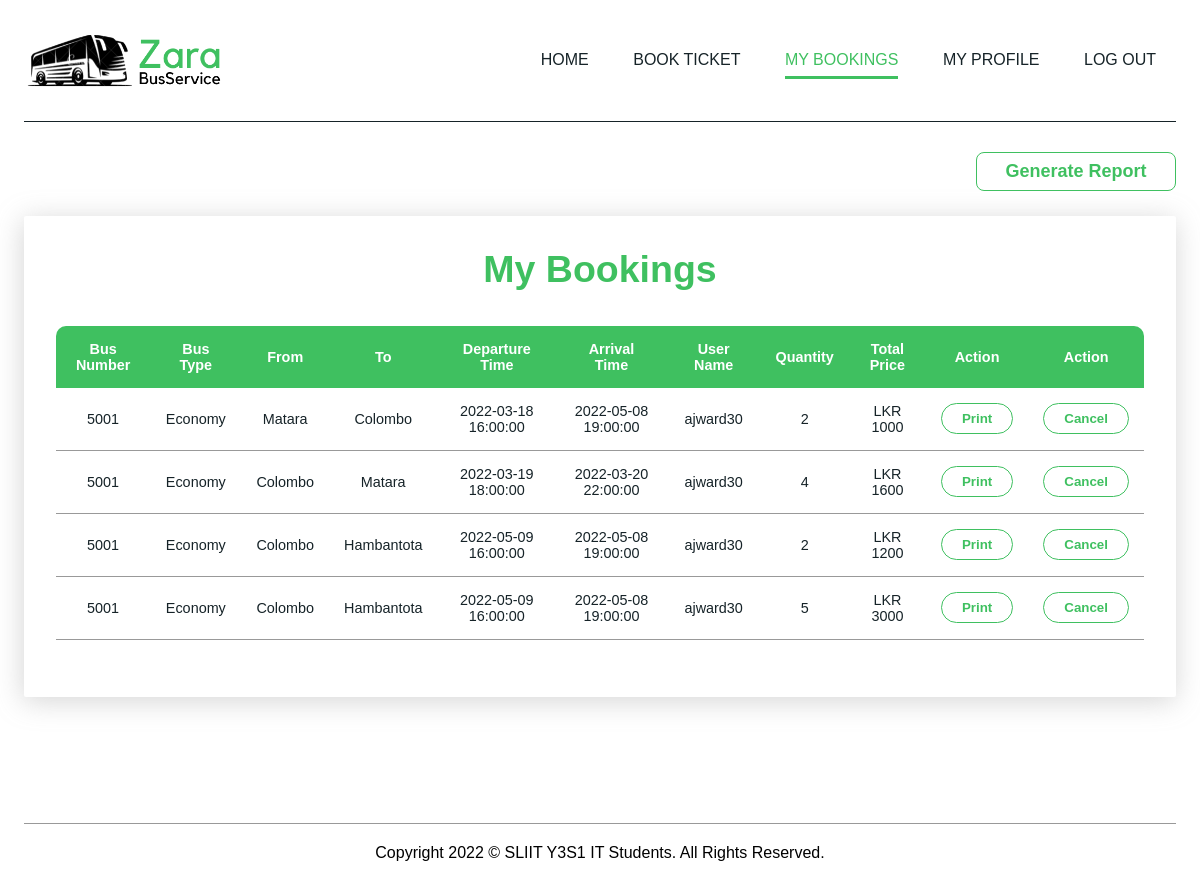
Page /UserManagement/myBooking.php (signed in) on the committed database.
### tables this page shows
CREATE TABLE `user` (
  `id` int(128) NOT NULL,
  `firstname` varchar(128) NOT NULL,
  `lastname` varchar(128) NOT NULL,
  `username` varchar(128) NOT NULL,
  `email` varchar(128) NOT NULL,
  `gender` varchar(12) DEFAULT NULL,
  `dob` varchar(12) DEFAULT NULL,
  `password` varchar(128) NOT NULL
);

CREATE TABLE `booked` (
  `id` int(30) NOT NULL,
  `schedule_id` int(30) NOT NULL,
  `ref_no` text NOT NULL DEFAULT current_timestamp(),
  `name` varchar(250) NOT NULL,
  `qty` int(11) NOT NULL,
  `status` tinyint(1) DEFAULT 1 COMMENT '1=Paid, 0- Unpaid',
  `date_updated` datetime NOT NULL DEFAULT current_timestamp() ON UPDATE current_timestamp()
);

CREATE TABLE `bus` (
  `id` int(30) NOT NULL,
  `name` varchar(250) NOT NULL,
  `bus_number` varchar(50) NOT NULL,
  `status` tinyint(1) NOT NULL DEFAULT 1 COMMENT '0 = inactive, 1 = active',
  `date_updated` datetime NOT NULL DEFAULT current_timestamp() ON UPDATE current_timestamp()
);

CREATE TABLE `schedule_list` (
  `id` int(30) NOT NULL,
  `bus_id` int(30) NOT NULL,
  `from_location` int(30) NOT NULL,
  `to_location` int(30) NOT NULL,
  `departure_time` datetime NOT NULL,
  `eta` datetime NOT NULL,
  `status` tinyint(4) NOT NULL DEFAULT 1,
  `availability` int(11) NOT NULL,
  `price` text NOT NULL,
  `date_updated` timestamp NOT NULL DEFAULT current_timestamp() ON UPDATE current_timestamp()
);

### UserManagement/myBooking.php (the view, shortened to what this page needs)
<?php
    include("./includes/config.php");
?>
<!DOCTYPE html>
<html>
<head>
    <link rel="stylesheet" href="css/myBooking.css">
    <link rel="stylesheet" href="https://maxst.icons8.com/vue-static/landings/line-awesome/line-awesome/1.3.0/css/line-awesome.min.css">
</head>
<body>
    <div class="header">
        <div class="navbar">
            <img src="images/logob.png" class="logo">
            <nav>
                <ul>
                    <li><a href="userDashboard.php">Home</a></li>
                    <li><a href="bookTicket.php">Book Ticket</a></li>
                    <li><a class="active" href="#">My Bookings</a></li>
                    <li><a href="userProfile.php">My Profile</a></li>
                    <li><a href="./includes/logout.php">Log Out</a></li>
                </ul>
            </nav>
        </div>
        <hr>
        <div class="container-report">
            <form action="generateReport.php" method="get" target="_blank">
                <?php
                    $currentUser = $_SESSION['username'];
                    $sql = "SELECT * FROM user WHERE username = '$currentUser'";
                    $gotResults = mysqli_query($conn, $sql);
                    if ($gotResults) {
                        if (mysqli_num_rows($gotResults) > 0) {
                            while ($row = mysqli_fetch_array($gotResults)) {
                ?>
                                <div>
                                    <button class = "button-report" name="report" type="submit">Generate Report</button>
                                </div>
                <?php
                            }
                        }
                    }
                ?>
            </form>
        </div>
        <div class="card-booking">
            <div class="card-header">
                <div>
                    <h2>My Bookings</h2>
                </div>
            </div>
            <div class="card-body">
                <table class ="content-table">
                    <thead>
                        <tr>
                            <th>Bus Number</th>
                            <th>Bus Type</th>
                            <th>From</th>
                            <th>To</th>
                            <th>Departure Time</th>
                            <th>Arrival Time</th>
                            <th>User Name</th>
                            <th>Quantity</th>
                            <th>Total Price</th>
                            <th>Action</th>
                            <th>Action</th>
                        </tr>
                    </thead>
                    <?php
                        $sql = "SELECT *
                                FROM booked
                                INNER JOIN schedule_list ON booked.schedule_id = schedule_list.id
                                INNER JOIN bus ON schedule_list.bus_id = bus.id
                                WHERE booked.name = '".$_SESSION['username']."'";
                        $gotResults = mysqli_query($conn, $sql);
                        if ($gotResults) {
                            if (mysqli_num_rows($gotResults) > 0) {
                                while ($row = mysqli_fetch_array($gotResults)) {
                                    $from_location = $conn->query("SELECT id,Concat(city) as location FROM location where id = ".$row['from_location'])->fetch_array()['location'];
	                                $to_location = $conn->query("SELECT id,Concat(city) as location FROM location where id = ".$row['to_location'])->fetch_array()['location'];
                                    ?>
                                    <tbody>
                                        <tr>
                                            <td><?php echo $row['bus_number']; ?></td>
                                            <td><?php echo $row['name']; ?></td>
                                            <td><?php echo $row['from_location'] = $from_location; ?></td>
                                            <td><?php echo $row['to_location'] = $to_location; ?></td>
                                            <td><?php echo $row['departure_time']; ?></td>
                                            <td><?php echo $row['eta']; ?></td>
                                            <td><?php echo $row['name'] = $currentUser; ?></td>
                                            <td><?php echo $row['qty']; ?></td>
                                            <td>LKR <?php echo $row['price']*$row['qty']; ?></td>
                                            <td>
                                                <form action="printTicket.php" method="get" target="_blank">
                                                    <button type="submit" name="tprint">Print</button>
                                                </form>
                                            </td>
                                            <td>
                                                <form action="./includes/cancelbooking.php" method="POST">
                                                    <button type="submit" name="cbooking">Cancel</button>
                                                </form>
                                            </td>
                                        </tr>
                                    </tbody>
                    <?php
                                }
                            }
                        }
                    ?>
                </table>
            </div>
        </div>
        <div class="footer">
            <hr>
            <p>Copyright 2022 © SLIIT Y3S1 IT Students. All Rights Reserved.</p>
        </div>
    </div>
</body>
</html>

### UserManagement/css/myBooking.css (style rules this page uses)
* { margin: 0; padding: 0; font-family: sans-serif; }
.header { width: 100%; padding-left: 2%; padding-right: 2%; box-sizing: border-box; overflow: hidden; }
.navbar { width: 100%; margin: auto; padding: 30px 0; display: flex; align-items: center; justify-content: space-between; }
.logo { width: 200px; cursor: pointer; }
.navbar ul li { list-style: none; display: inline-block; margin: 0 20px; position: relative; }
.navbar ul li a { text-decoration: none; color: #162328; text-transform: uppercase; }
.navbar ul li::after { content: ''; height: 3px; width: 0; background: #3FC060; position: absolute; left: 0; bottom: -10px; transition: 0.5s; }
.navbar ul li a.active { color: #3FC060; }
.navbar ul li a.active::after { content: ''; height: 3px; width: 100%; background: #3FC060; position: absolute; left: 0; bottom: -10px; }
.header hr { background: #162328; height: 1px; width: 100%; border: 0; margin-top: 0; margin-bottom: 30px; }
.container-report { display: block; margin-bottom: 25px; overflow: hidden; }
.button-report { display: block; padding: 8px 10px; border-radius: 8px; background-color: #ffffff; background-size: 200%; background-position: 0%; color: #3FC060; font-size: 18px; font-weight: bold; cursor: pointer; width: 200px; border: 1px solid #3FC060; float: right; }
.card-booking { background: #ffffff; padding: 2rem; border-radius: 2px; box-shadow: -1px 4px 28px 0px rgba(150, 150, 150, 0.4); }
.card-header { display: flex; justify-content: center; align-items: center; color: #3FC060; font-size: 25px; font-weight: lighter; margin-bottom: 10px; }
.card-body { display: flex; justify-content: center; align-items: center; }
.content-table { border-collapse: collapse; margin: 25px 0; font-size: 0.9em; width: 100%; border-radius: 10px 10px 0 0; overflow: hidden; }
.content-table thead tr { background-color: #3FC060; color: #ffffff; text-align: center; font-weight: bold; }
.content-table th, .content-table td { padding: 15px 15px; }
.content-table tbody tr { border-bottom: 1px solid #999; color: #162328; text-align: center; }
.content-table tbody td button { display: inline-block; padding: 7px 20px; border-radius: 20px; background-color: #ffffff; color: #3FC060; font-weight: bold; cursor: pointer; border: 1px solid #3FC060; transition: 0.6s; }
.footer { margin: 80px 0 10px; text-align: center; }
.footer hr { background: #999; height: 1px; width: 100%; border: 0; margin: 20px 0; }
.footer p { padding-bottom: 15px; }

### rows in the picture
booked: bus.bus_number "5001", bus.name "Economy", from_location "Matara", to_location "Colombo", schedule_list.departure_time "2022-03-18 16:00:00", schedule_list.eta "2022-05-08 19:00:00", name "ajward30", qty "2", $row['price']*$row['qty'] "1000"
booked: bus.bus_number "5001", bus.name "Economy", from_location "Colombo", to_location "Matara", schedule_list.departure_time "2022-03-19 18:00:00", schedule_list.eta "2022-03-20 22:00:00", name "ajward30", qty "4", $row['price']*$row['qty'] "1600"
booked: bus.bus_number "5001", bus.name "Economy", from_location "Colombo", to_location "Hambantota", schedule_list.departure_time "2022-05-09 16:00:00", schedule_list.eta "2022-05-08 19:00:00", name "ajward30", qty "2", $row['price']*$row['qty'] "1200"
booked: bus.bus_number "5001", bus.name "Economy", from_location "Colombo", to_location "Hambantota", schedule_list.departure_time "2022-05-09 16:00:00", schedule_list.eta "2022-05-08 19:00:00", name "ajward30", qty "5", $row['price']*$row['qty'] "3000"
